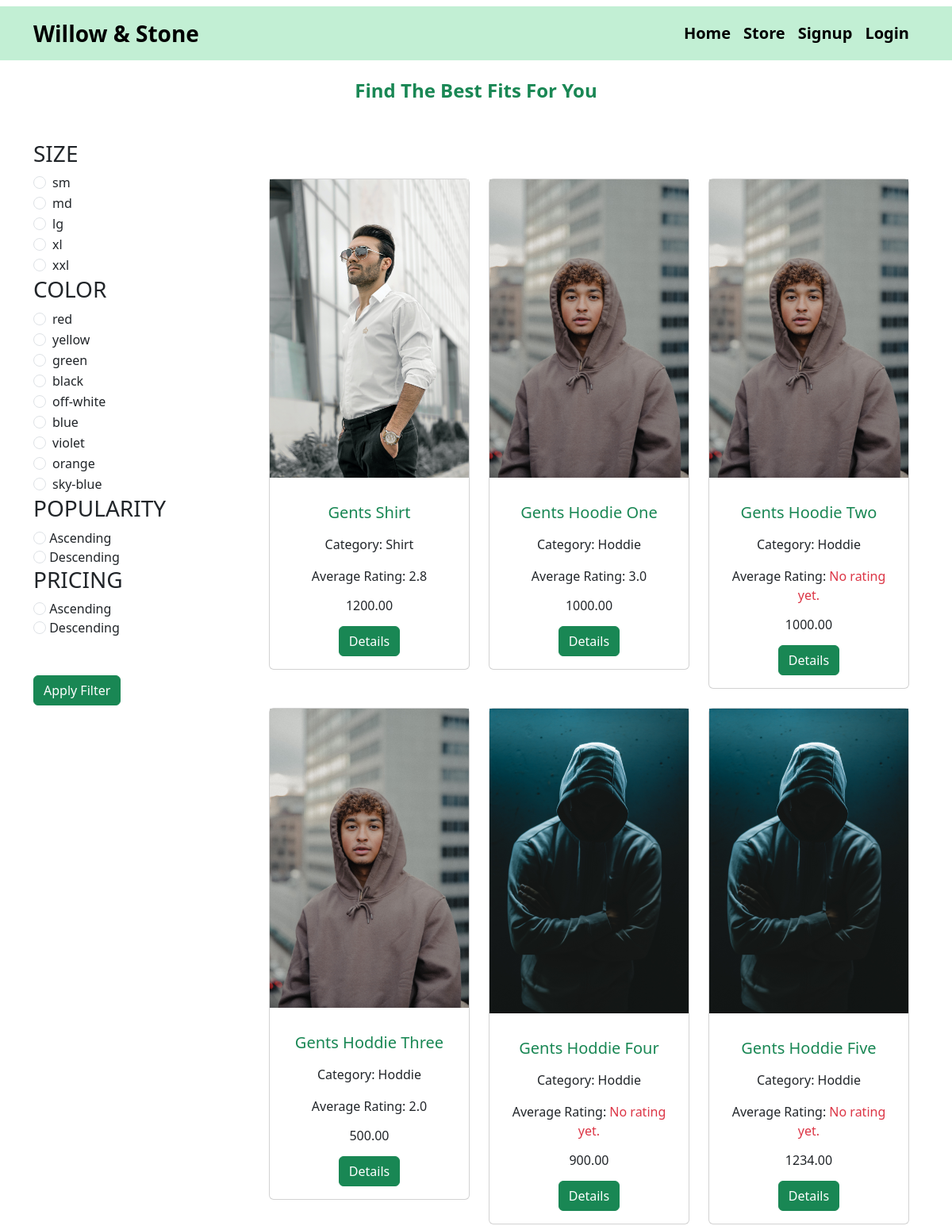
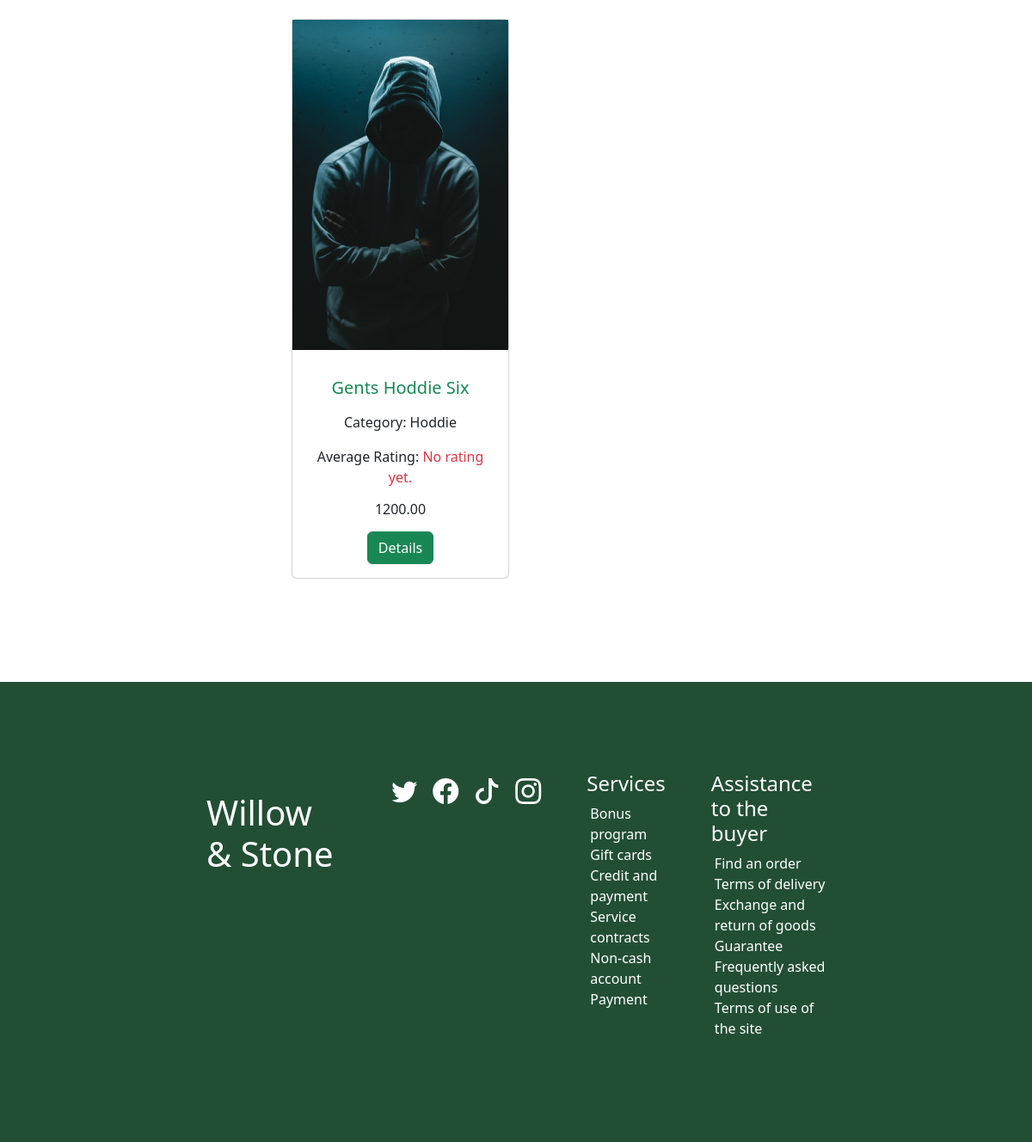
/store/, run on the app's committed database (2 pictures, top to bottom).
### product_app/models.py (models this page shows, shortened)
class Clothes(models.Model):
    title = models.CharField(max_length=50)
    image = models.ImageField(upload_to='media/clothes')
    price = models.DecimalField(decimal_places=2, max_digits=12)
    stock_quantity = models.IntegerField()
    description = models.TextField(max_length=400)
    category = models.ForeignKey(Category, on_delete=models.CASCADE)
    size = models.CharField(choices=SIZE_CHOICES, max_length=6)
    color = models.CharField(choices=COLOR_CHOICES, max_length=20)
    pro_rating = models.FloatField(default=0.0)

class Category(models.Model):
    category = models.CharField(max_length=50)
    def __str__(self) -> str:
        return f"{self.category}"

### product_app/views.py (the view)
# urls.py: 2. Add a URL to urlpatterns:  path('', views.home, name='home')
def home(request):
    size = request.GET.get('size')
    color = request.GET.get('color')
    popularity = request.GET.get('popularity')
    price = request.GET.get('price')
    sizes = dict(SIZE_CHOICES)
    colors = dict(COLOR_CHOICES)
    if color and size:
        clothes = Clothes.objects.filter(color=color, size=size)
    elif color:
        clothes = Clothes.objects.filter(color=color)
    elif size:
        clothes = Clothes.objects.filter(size=size)
    else:
        clothes = Clothes.objects.all()
    if popularity == 'desc':
        clothes = clothes.order_by('-pro_rating')
    elif popularity == 'asc':
        clothes = clothes.order_by('pro_rating')
    if price == 'asc':
        clothes = clothes.order_by('price')
    elif price == 'desc':
        clothes = clothes.order_by('-price')
    categories = Category.objects.all()
    return render(request, 'home.html', {'clothes': clothes, 'categories': categories, 'sizes': sizes, 'colors': colors})

### product_app/templates/home.html (shortened to what this page needs)
{% extends 'base.html' %} {% block body_block %}
<div class="product-area">
    <div>
        <main class="page catalog-page">
            <section class="clean-block clean-catalog dark">
                <div class="container">
                    <div class="block-heading">
                        <h4 class="mt-4 mb-5 text-success text-center"><strong>Find The Best Fits For You</strong></h4>
                    </div>
                    <div class="content">
                        <div class="row">
                            <div class="col-md-3">
                                <div class="d-none d-md-block">
                                    <div class="filters">
                                        <div class="filter-item">
                                            <h3>SIZE</h3>
                                            {%  for size in sizes %}
                                            <div class="form-check">
                                              <input class="form-check-input" value={{size}} name="size" type="radio"  id="flexRadioDefault1">
                                              <label class="form-check-label" for="flexRadioDefault1">
                                                {{size}}
                                              </label>
                                            </div>
                                            {% endfor %}
                                        </div>
                                        <div class="filter-item">
                                            <h3>COLOR</h3>
                                            {%  for color in colors %}
                                            <div class="form-check">
                                              <input class="form-check-input" value={{color}} name="color" type="radio"  id="flexRadioDefault1">
                                              <label class="form-check-label" for="flexRadioDefault1">
                                                {{color}}
                                              </label>
                                            </div>
                                            {% endfor %}
                                        </div>
                                        <div class="filter-item">
                                            <h3>POPULARITY</h3>
                                            <input class="form-check-input" name="popularity" value="asc" type="radio"  id="flexRadioDefault1">
                                            <label class="form-check-label" for="flexRadioDefault1">
                                              Ascending
                                            </label>
                                            <br>
                                            <input class="form-check-input" type="radio" value="desc" name="popularity" id="flexRadioDefault1">
                                            <label class="form-check-label" for="flexRadioDefault1">
                                              Descending
                                            </label>
                                        </div>
                                        <div class="filter-item">
                                          <h3>PRICING</h3>
                                          <input class="form-check-input" type="radio" value='asc' name="price" id="flexRadioDefault1">
                                          <label class="form-check-label" for="flexRadioDefault1">
                                            Ascending
                                          </label>
                                          <br>
                                          <input class="form-check-input" type="radio" value='desc' name="price" id="flexRadioDefault1">
                                          <label class="form-check-label" for="flexRadioDefault1">
                                            Descending
                                          </label>
                                        </div>
                                        <div class='mt-5'>
                                          <button type="button" id="btn" class="btn btn-success">Apply Filter</button>
                                        </div>
                                    </div>
                                </div>
                            </div>
                            <div class="col-md-9">
                                <div class="text-center container py-5">
                                    <div class="row">
                                      {% for cloth in clothes %}
                                      <div class="col-lg-4 col-md-12 mb-4">
                                        <div class="card">
                                          <div class="bg-image hover-zoom ripple ripple-surface ripple-surface-light"
                                            data-mdb-ripple-color="light">
                                            <img class="w-100" src={{cloth.image.url}} />
                                          </div>
                                          <div class="card-body">
                                            <p href="" class="text-left">
                                              <h5 class="mb-3 text-success">{{cloth.title}}</h5>
                                            </p>
                                            <p href="" class="" style="text-decoration:none;">
                                              <p class="text-bold">Category:  {{cloth.category}}</p>
                                            </p>
                                            {% if cloth.pro_rating == 0.0 %}
                                            <p class="text-bold ">Average Rating: <span class='text-danger'> No rating yet.</span>  </p>
                                          {% else %}
                                          <p class="text-bold">Average Rating:  {{cloth.pro_rating | floatformat:1}}</p>
                                            {% endif %}
                                            <h6 class="mb-3">{{cloth.price | floatformat:2}}</h6>
                                            <div>
                                              <a class='w-100' href={% url 'details' id=cloth.id %}>
                                                <button type="button" class="btn btn-success">Details</button>
                                            </div>
                                          </div>
                                        </div>
                                      </div>
                                      {% endfor %}
                                    </div>
                                  </div>
                            </div>
                        </div>
                    </div>
                </div>
            </section>
        </main>
    </div>
</div>
{% endblock %}

### templates/base.html (shortened to what this page needs)
{% load static %}
<!DOCTYPE html>
<html lang="en">
  <head>
    <link
      href="https://cdn.jsdelivr.net/npm/bootstrap@5.3.2/dist/css/bootstrap.min.css"
      rel="stylesheet"
    />
    <link
      rel="stylesheet"
      href="https://cdn.jsdelivr.net/npm/bootstrap-icons@1.11.3/font/bootstrap-icons.min.css"
    />
    <link rel="stylesheet" href="{% static 'css/landing.css' %}" />
  </head>
  <body>
    <nav
      style="background-color: #c2efd4"
      class="mt-2 navbar navbar-expand-lg text-warning navbar-dark"
    >
      <div class="container">
        <a class="navbar-brand fw-bolder fs-3 text-black" href="#"
          >Willow & Stone</a
        >
        <div class="collapse navbar-collapse" id="navbarSupportedContent">
          <ul class="text-black fw-bold navbar-nav d-flex flex-row me-1">
            <li class="nav-item me-3 me-lg-0">
              <a class="nav-link fs-5 text-black" href="{%url 'home' %}"
                >Home</a
              >
            </li>
            <li class="nav-item me-3 me-lg-0">
              <a class="nav-link fs-5 text-black" href="{%url 'store' %}"
                >Store</a
              >
            </li>
            {% if request.user.is_authenticated %}
            <li class="nav-item me-3 me-lg-0">
              <a class="nav-link fs-5 text-black" href="{%url 'wishlist' %}"
                >Wishlist</a
              >
            </li>
            <li class="nav-item me-3 me-lg-0">
              <a class="nav-link fs-5 text-black" href="{%url 'orders' %}"
                >Orders</a
              >
            </li>
            <li class="nav-item me-3 me-lg-0">
              <a class="nav-link fs-5 text-black" href="{%url 'logout' %}"
                >Logout</a
              >
            </li>
            {%else%}
            <li class="nav-item me-3 me-lg-0">
              <a class="nav-link fs-5 text-black" href="{%url 'signup'  %}"
                >Signup</a
              >
            </li>
            <li class="nav-item me-3 me-lg-0">
              <a class="nav-link fs-5 text-black" href="{%url 'login'  %}"
                >Login</a
              >
            </li>
            {% endif %}
          </ul>
        </div>
      </div>
    </nav>
    {% block body_block %} {% endblock %}
    <footer
      style="
        background-color: #224f34;
        padding-top: 104px;
        padding-bottom: 104px;
      "
      class="d-flex flex-sm-row mx-auto mt-5"
    >
      <div class="d-flex footer-divs mx-auto" style="width: 60%">
        <div class="">
          <h1 class="d-inline-block">Willow & Stone</h1>
        </div>
        <div class="social-icons">
          <ul class="d-flex" style="gap: 18px">
            <li>
              <i class="social-icon bi bi-twitter"></i>
            </li>
            <li>
              <i class="social-icon bi bi-facebook"></i>
            </li>
            <li>
              <i class="social-icon bi bi-tiktok"></i>
            </li>
            <li>
              <i class="social-icon bi bi-instagram"></i>
            </li>
          </ul>
        </div>
        <div class="services">
          <h4 class="" style="margin-left: 28px">Services</h4>
          <ul class="ms-0">
            <li>Bonus program</li>
            <li>Gift cards</li>
            <li>Credit and payment</li>
            <li>Service contracts</li>
            <li>Non-cash account</li>
            <li>Payment</li>
          </ul>
        </div>
        <div class="assist_buyer">
          <h4 style="margin-left: 28px">Assistance to the buyer</h4>
          <ul>
            <li>Find an order</li>
            <li>Terms of delivery</li>
            <li>Exchange and return of goods</li>
            <li>Guarantee</li>
            <li>Frequently asked questions</li>
            <li>Terms of use of the site</li>
          </ul>
        </div>
      </div>
    </footer>
  </body>
</html>

### static/css/landing.css (style rules this page uses)
footer { color: #ffffff; }
.social-icons ul { display:flex: gap:10px; }
.social-icon { font-size:30px; }
.footer-divs { display: flex; gap: 25px; width:75%; margin:auto; }
ul li { list-style-type: none; }
.services { text-align:left; }

### data on the page
Clothes: image (picture), title "Gents Shirt", category "Shirt", pro_rating "2.8", price "1200.00"
Clothes: image (picture), title "Gents Hoodie One", category "Hoddie", pro_rating "3.0", price "1000.00"
Clothes: image (picture), title "Gents Hoodie Two", category "Hoddie", shows "Average Rating:", pro_rating "No rating yet.", price "1000.00"
Clothes: image (picture), title "Gents Hoddie Three", category "Hoddie", pro_rating "2.0", price "500.00"
Clothes: image (picture), title "Gents Hoddie Four", category "Hoddie", shows "Average Rating:", pro_rating "No rating yet.", price "900.00"
Clothes: image (picture), title "Gents Hoddie Five", category "Hoddie", shows "Average Rating:", pro_rating "No rating yet.", price "1234.00"
Clothes: image (picture), title "Gents Hoddie Six", category "Hoddie", shows "Average Rating:", pro_rating "No rating yet.", price "1200.00"

### other printed values
{{ size }} "sm" "md" "lg" "xl" "xxl"
{{ color }} "red" "yellow" "green" "black" "off-white" "blue" "violet" "orange" "sky-blue"
